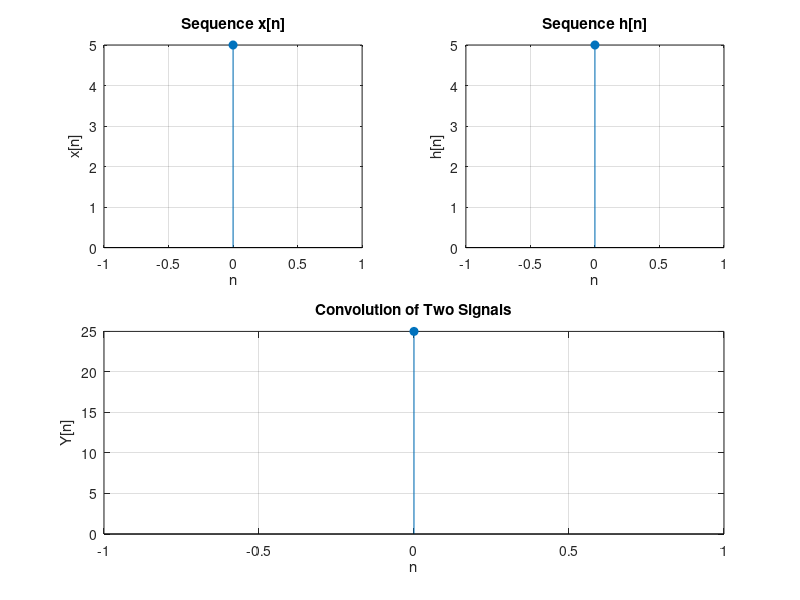

Here is the MATLAB script that generated this plot:
clc;
clear;
close;

x = input('Enter the input sequence 1: ');   % sequence 1
h = input('Enter the input sequence 2: ');   % sequence 2

a	= length(x);            % Number of elements in sequence 1
b	= length(h);            % Number of elements in sequence  2
N = a + b - 1;            % Length of convolution output

% Zero padding to equal length
X = [x, zeros(1, N-a)];
H = [h, zeros(1, N-b)];

% Initialize output
Y = zeros(1, N);

% Convolution calculation
for i = 1:N
   for j = 1:a
      if (i-j+1 > 0)
         Y(i) = Y(i) + X(j) * H(i-j+1);
      end
   end
end

% Plotting input and output
subplot(2,2,1)
stem(0:a-1, x,'filled');
grid on;
ylabel('x[n]');
xlabel('n');
title('Sequence x[n]');

subplot(2,2,2)
stem(0:b-1, h, 'filled');
grid on;
ylabel('h[n]');
xlabel('n');
title('Sequence h[n]');

subplot(2,2,[3 4])
stem(0:N-1, Y, 'filled');
grid on;
ylabel('Y[n]');
xlabel('n');
title('Convolution of Two Signals');

disp('Convolution result:');
disp(Y);

%input for x = [2 3 4]
%input for h = [1 2 3]

